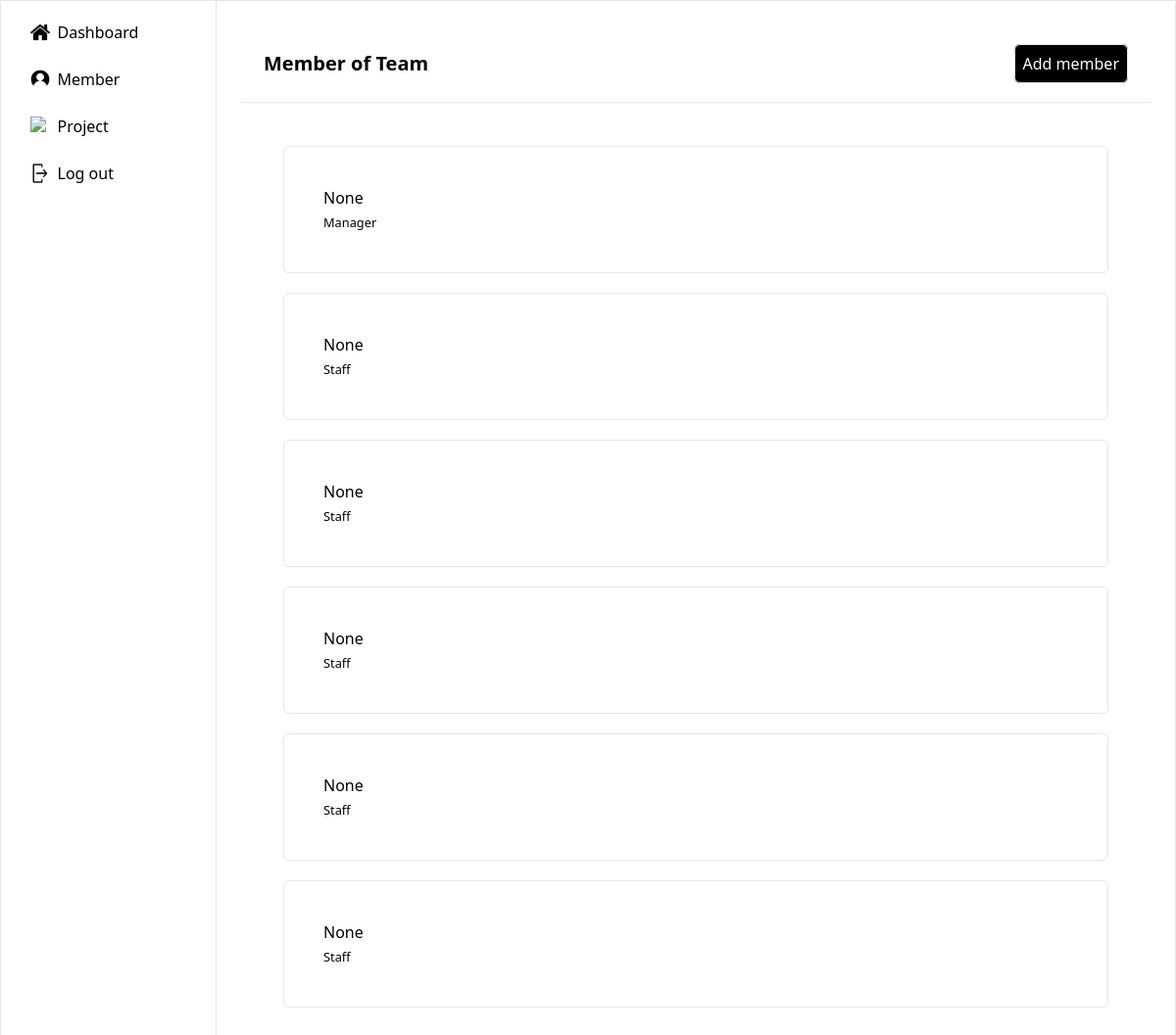
The app's page /member/, older data.
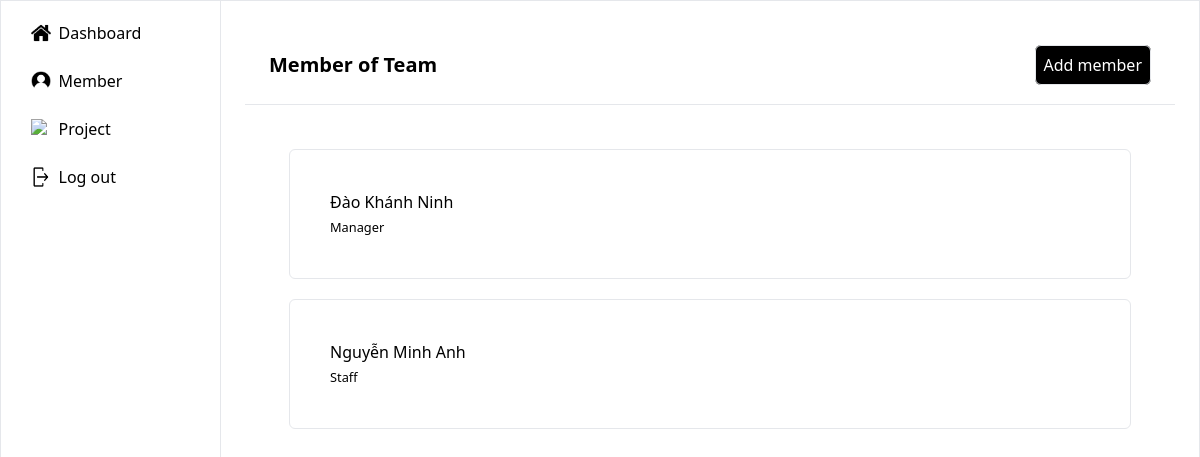
The same page, newer data.
### main/models.py (models this page shows, shortened)
class Users(AbstractUser):
    gender_dict = {
        'Male': 'Male',
        'Female': 'Female'
    }
    role_dict = {
        'Manager': 'Manager',
        'Staff': 'Staff'
    }
    full_name = models.CharField(max_length=100, blank=True, null=True)
    role = models.CharField(max_length=20, blank=True, null=True, choices=role_dict)
    gender = models.CharField(max_length=50, blank=True, null=True, choices=gender_dict)
    date_of_birth = models.DateTimeField(blank=True, null=True)

### main/views.py (the view)
# urls.py: path('member/', views.member, name='member'),
def member(request):
    users = Users.objects.all()
    context = {'users': users}
    return render(request, 'main/member.html', context=context)

### main/templates/main/member.html (shortened to what this page needs)
{% extends 'side_bar_member.html' %}
{% load static %}
{% block content %}
<div class="bg-white-200 items-center border-b border-b-gray-200 flex px-6 h-[80px] flex justify-between">
    <div><h1 class="text-[20px] font-bold">Member of Team</h1></div>
    <div><a href="{% url 'add_member' %}" class="border border-gray-200 bg bg-black text-white p-2 rounded-md">Add member</a></div>
</div>
<div class="col-start-2 row-start-2 overflow-y-auto p-6">
    {% for user in users %}
        <div class="flex justify-between border border-gray-200 w-auto m-[20px] rounded-md p-10">
            <div>
                <h3>{{ user.full_name }}</h3>
                <small>{{ user.role }}</small>
            </div>
        </div>
    {% endfor %}
</div>
{% endblock %}

### templates/side_bar_member.html (shortened to what this page needs)
{% load static %}
<!DOCTYPE html>
<html lang="en">
<head>
    <script src="https://cdn.tailwindcss.com"></script>
</head>
<body>
    <div class="border border-gray-200 grid grid-cols-[220px_1fr] grid-rows-[80px_1fr] min-h-screen">
        <div class="flex flex-col bg-white border-r border-gray-200 pt-[20px] items-center row-span-2">
            <div class="w-40 space-y-6">
                <div class="flex items-center">
                    <img src="{% static 'icons/dashboard.png' %}" alt="dashboard icon" class="w-5 h-5 mr-2">
                    <a href="{% url 'dashboard' %}">Dashboard</a>
                </div>
                <div class="flex items-center">
                    <img src="{% static 'icons/profile.png' %}" alt="profile icon" class="w-5 h-5 mr-2">
                    <a href="{% url 'member' %}">Member</a>
                </div>
                <div class="flex items-center">
                    <img src="{% static 'icons/project.png' %}" alt="project icon" class="w-5 h-5 mr-2">
                    <a href="{% url 'project' %}">Project</a>
                </div>
                <div class="flex items-center">
                    <img src="{% static 'icons/logout.png' %}" alt="project icon" class="w-5 h-5 mr-2">
                    <a href="{% url 'login' %}">Log out</a>
                </div>
            </div>
        </div>
        <div class="p-6">
            {% block content %}
            {% endblock %}
        </div>
    </div>
</body>
</html>

Row changes from the older to the newer data that the page shows:
removed Users: full_name "None", role "Staff"
removed Users: full_name "None", role "Staff"
removed Users: full_name "None", role "Staff"
removed Users: full_name "None", role "Staff"
removed Users: full_name "None", role "Staff"
changed Users "Manager": full_name "None" → "Đào Khánh Ninh"
added Users: full_name "Nguyễn Minh Anh", role "Staff"
